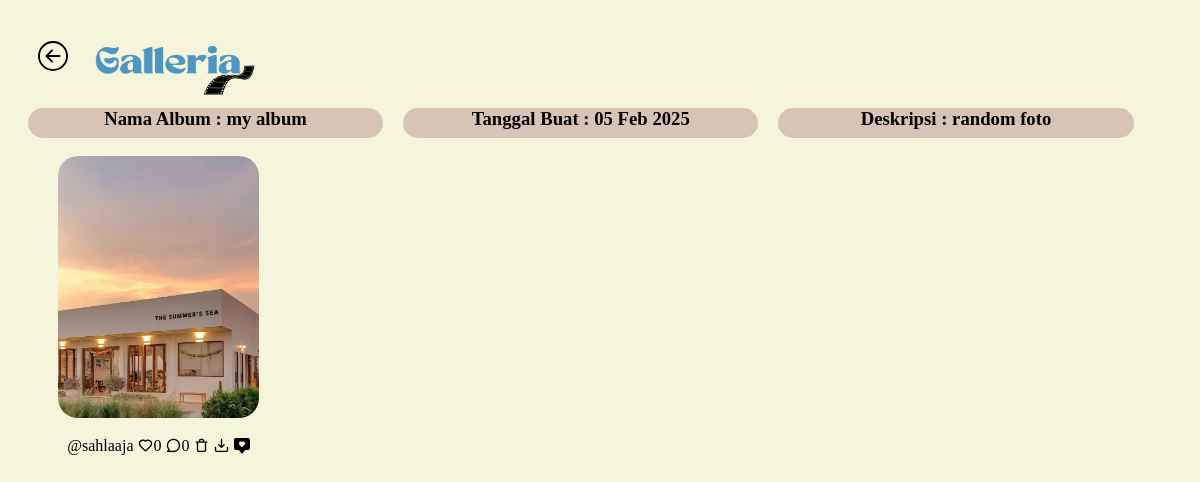
Screenshot of /detail_album.php?id=4 (signed in) with the database file from the repository.
### tables this page shows
CREATE TABLE `album` (
  `album_id` int(11) NOT NULL,
  `nama_album` varchar(255) NOT NULL,
  `deskripsi` text NOT NULL,
  `tanggal_buat` date NOT NULL,
  `user_id` int(11) NOT NULL
);

CREATE TABLE `foto` (
  `foto_id` int(11) NOT NULL,
  `judul_foto` varchar(255) NOT NULL,
  `deskripsi` text NOT NULL,
  `tanggal_unggah` date NOT NULL,
  `lokasi_file` varchar(255) NOT NULL,
  `album_id` int(11) NOT NULL,
  `user_id` int(11) NOT NULL
);

CREATE TABLE `user` (
  `user_id` int(11) NOT NULL,
  `role_id` int(11) NOT NULL,
  `username` varchar(255) NOT NULL,
  `password` varchar(255) NOT NULL,
  `email` varchar(255) NOT NULL,
  `name` varchar(255) NOT NULL,
  `alamat` text NOT NULL,
  `foto_profil` varchar(255) NOT NULL,
  `verifikasi` int(11) NOT NULL
);

### detail_album.php (the view, shortened to what this page needs)
<?php
include "connection.php";
$id = $_SESSION['id'];
$album = $_GET['id'];
$data1 = mysqli_query($conn, "SELECT * FROM `album` INNER JOIN `user` ON `album`.`user_id` = `user`.`user_id`
WHERE `album`.`user_id` = $id");
$data2 = mysqli_query($conn, "SELECT * FROM `foto` INNER JOIN `album` ON `foto`.`album_id` = `album`.`album_id`
INNER JOIN `user` ON `foto`.`user_id` = `user`.`user_id`
WHERE `foto`.`user_id` = $id AND `foto`.`album_id` = $album");
$hasil = mysqli_fetch_assoc($data1);
if (!empty($hasil)) {
    $timestamp = strtotime($hasil['tanggal_buat']);
    $tanggal = date("d M Y", $timestamp);
}
?>
<!DOCTYPE html>
<html lang="en">
<head>
    <link rel="stylesheet" href="asset.css">
    <link rel="stylesheet" href="https://unicons.iconscout.com/release/v4.0.8/css/line.css">
</head>
<body>
    <div class="header">
        <a href="album.php" style="margin-left: 20px;"><img src="Asset/img/left.svg" class="left"></a>
        <img src="Asset/img/logo.png" class="logo">
    </div>
    <?php if (!empty($hasil)) {
    ?>
        <div class="container">
            <div class="detail">
                <h3 style="margin-top : 0px;">Nama Album : <?php echo $hasil['nama_album'] ?></h3>
            </div>
            <div class="detail">
                <h3 style="margin-top : 0px;">Tanggal Buat : <?php echo $tanggal ?>
            </div>
            <div class="detail">
                <h3 style="margin-top : 0px;">Deskripsi : <?php echo $hasil['deskripsi'] ?>
            </div>
        </div>
        <br>
        <div class="card-container">
            <?php while ($row = mysqli_fetch_assoc($data2)) :
                $total = $row['foto_id'];
                $query_komentar_count = mysqli_query($conn, "SELECT COUNT(*) AS total_komentar FROM `komentar_foto` WHERE `foto_id` = $total");
                $row_komentar_count = mysqli_fetch_assoc($query_komentar_count);
                $total_komentar = $row_komentar_count['total_komentar'];
                $query_like_count = mysqli_query($conn, "SELECT COUNT(*) AS total_like FROM `like_foto` WHERE `foto_id` = $total");
                $row_like_count = mysqli_fetch_assoc($query_like_count);
                $total_like = $row_like_count['total_like'];
                $query_check = mysqli_query($conn, "SELECT * FROM `like_foto` WHERE `foto_id` = $total AND `user_id` = $id");
            ?>
                <div class="card_box">
                    <div class="card-foto">
                        <img src="Asset/img/<?php echo $row['lokasi_file'] ?>" class="img-fluid" style="max-width: 100%; height:auto; display:block; border-radius:20px;">
                    </div>
                    <center>
                        <table>
                            <tr>
                                <td>
                                    <p>@<?php echo $row['username'] ?></p>
                                </td>
                                <?php if ($is_like = mysqli_num_rows($query_check) > 0) { ?>
                                    <td><span><a href="like.php?id=<?php echo $row['foto_id'] ?>"><img src="Asset/icon/heart.png" width="16px" height="16px"></a></span></td>
                                    <td><?php echo $total_like ?></td>
                                <?php } else { ?>
                                    <td><span><a href="like.php?id=<?php echo $row['foto_id'] ?>"><i class="uil uil-heart" title="Like"></i></a><?php echo $total_like ?></span></td>
                                <?php } ?>
                                <td><span><a href="detail_foto.php?id=<?php echo $row['foto_id'] ?>"><i class="uil uil-comment"></i></a><?php echo $total_komentar ?></span></td>
                                <td><span><a href="delete.php?id=<?php echo $row['foto_id'] ?>" onclick="return confirm('Apakah anda yakin akan menghapus foto ini?')"><i class="uil uil-trash"></i></a></span></td>
                                <td><span><i class="uil uil-import"></i></span></td>
                                <td><img src="Asset/icon/elipsis.svg" width="16px" height="16px" title="Detail like" style="margin-top: 3px; cursor:pointer;" class="openModal" data-id="<?php echo $row['foto_id'] ?>"></td>
                            </tr>
                        </table>
                    </center>
                </div>
            <?php endwhile; ?>
    <?php } else {
    ?>
        <center><span class="badge-info" style=" margin-top:100px;"><i class="uil uil-exclamation-triangle" style="color : black; font-size : 36px;"></i> Anda belum memiliki Album, <a href="tambah_album.php">Buat disini</a> </span></center>
    <?php
    } ?>
    </div>
</body>
</html>

### asset.css (style rules this page uses)
body { background-color: beige; }
.logo { width: 200px; height: 100px; }
.left { width: 30px; height: 30px; }
.header { margin-left: 10px; display: flex; align-items: center; }
.card-container { column-count: 5; grid-template-columns: repeat(auto-fill, minmax(200px, 1fr)); grid-auto-flow: dense; height: auto; gap: 20px; padding-left: 50px; padding-right: 50px; }
.card-container .card_box { break-inside: avoid; }
.card-foto { width: 100%; height: auto; transition: filter 0.3s ease; cursor: pointer; }
a { color: black; }
.container { display: flex; width: 100%; }
.detail { width: 30%; height: 30px; margin-left: 20px; background-color: #D8C4B6; border-radius: 100px; justify-content: center; text-align: center; display: inline-block; }

### rows the page displays
album: nama_album "my album", tanggal_buat "05 Feb 2025", deskripsi "random foto"
foto: lokasi_file (picture), user.username "sahlaaja", total_like "0", total_komentar "0"
